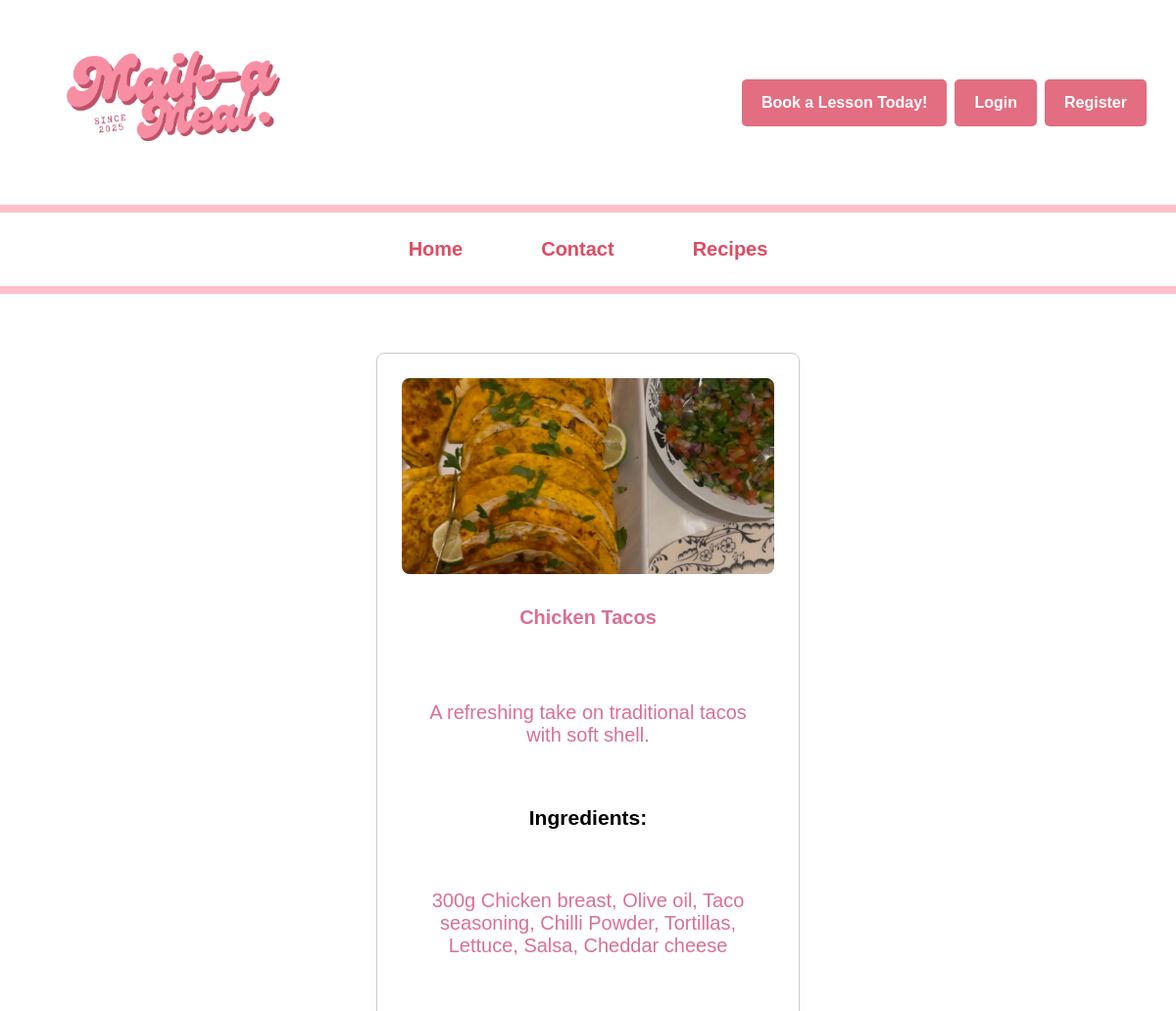
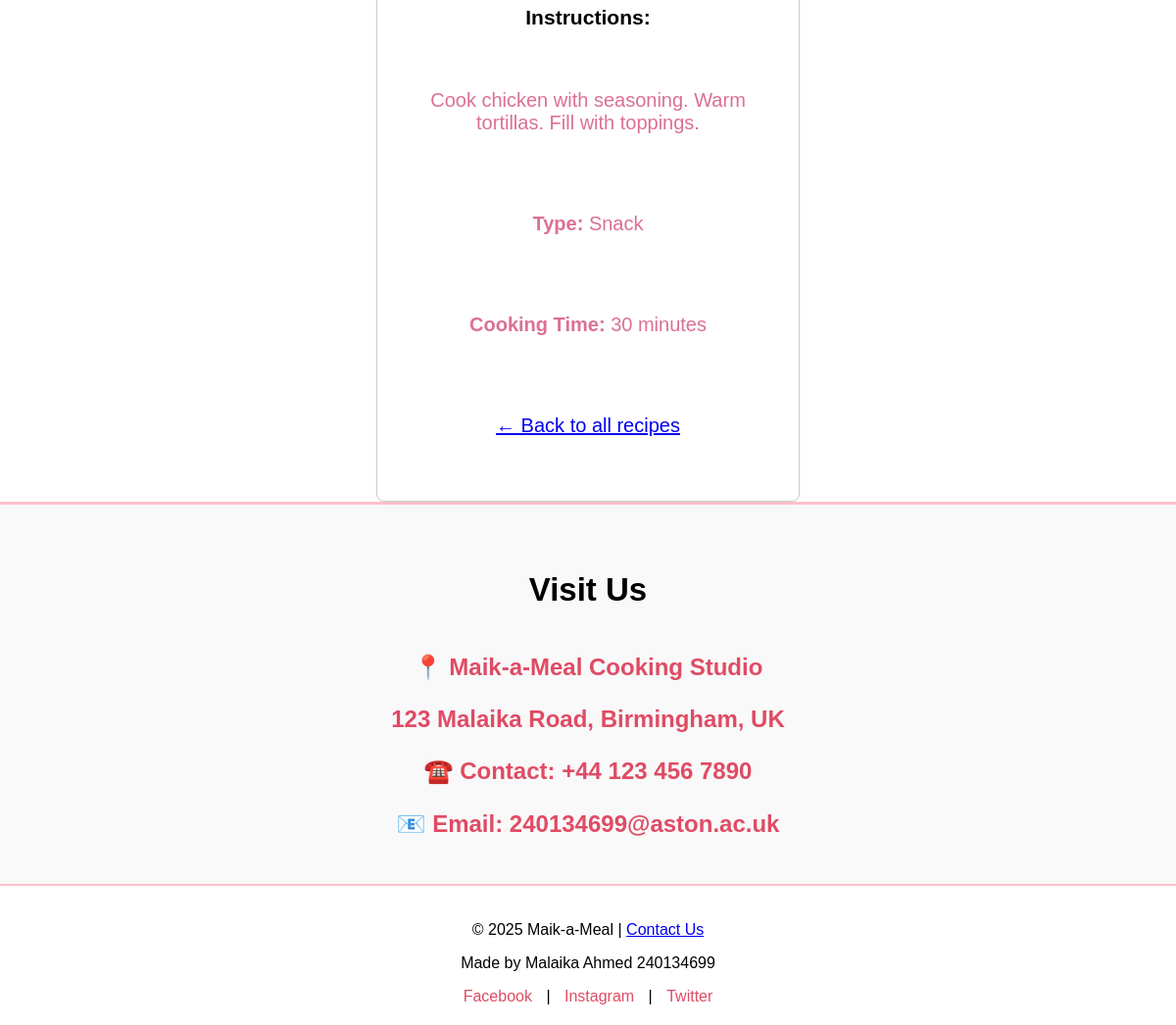
The app's page /recipe.php?id=8 with its own data (2 pictures, top to bottom).
### tables this page shows
CREATE TABLE `recipes` (
  `rid` int NOT NULL,
  `uid` int NOT NULL,
  `name` varchar(255) NOT NULL,
  `description` text,
  `type` varchar(50) DEFAULT NULL,
  `cookingtime` int DEFAULT NULL,
  `ingredients` text,
  `instructions` text,
  `image` varchar(255) DEFAULT NULL
);

### recipe.php (the view, shortened to what this page needs)
<?php
include 'connect.php';
$id = $_GET['id'];
$stmt = $pdo->prepare("SELECT * FROM recipes WHERE rid = ?");
$stmt->execute([$id]);
$recipe = $stmt->fetch();
?>
<!DOCTYPE html>
<html lang="en">
<head>
    <link rel="stylesheet" href="design.css">
</head>
<body>
<header id="main-header" class="header">
  <div class="header-top">
    <div class="logo">
      <img src="Maik--7.png" alt="M-a-M Logo">
    </div>
    <div class="top-right-space">
      <a href="contact.php" class="book-button">Book a Lesson Today!</a>
      <?php if (isset($_SESSION['user_id'])): ?>
        <span style="color: pink;">🧑‍🍳 <?= htmlspecialchars($_SESSION['username']) ?></span>
        <a href="logout.php" class="login-button">Logout</a>
        <a href="userhome.php" class="nav-button">🍽 My Recipes</a>
      <?php else: ?>
        <a href="login.php" class="login-button">Login</a>
        <a href="register.php" class="register-button">Register</a>
      <?php endif; ?>
    </div>
  </div>
  <nav class="main-nav">
    <ul>
      <li><a href="index.php">Home</a></li>
      <li><a href="contact.php">Contact</a></li>
      <li><a href="recipes.php">Recipes</a></li>
    </ul>
  </nav>
</header>
<main>
    <div class="recipe-box">
        <img src="<?= htmlspecialchars($recipe['image']) ?>" alt="Image of <?= htmlspecialchars($recipe['name']) ?>">
        <h1><?= htmlspecialchars($recipe['name']) ?></h1>
        <p><?= htmlspecialchars($recipe['description']) ?></p>
        <h3>Ingredients:</h3>
        <p><?= nl2br(htmlspecialchars($recipe['ingredients'])) ?></p>
        <h3>Instructions:</h3>
        <p><?= nl2br(htmlspecialchars($recipe['instructions'])) ?></p>
        <p><strong>Type:</strong> <?= htmlspecialchars($recipe['type']) ?></p>
        <p><strong>Cooking Time:</strong> <?= htmlspecialchars($recipe['cookingtime']) ?> minutes</p>
        <p><a href="recipes.php" class="back-link">← Back to all recipes</a></p>
    </div>
</main>
<section class="contact-info">
    <h2>Visit Us</h2>
    <p>📍 Maik-a-Meal Cooking Studio</p>
    <p>123 Malaika Road, Birmingham, UK</p>
    <p>☎️ Contact: <a href="tel:+441234567890">+44 123 456 7890</a></p>
    <p>📧 Email: <a href="mailto:240134699@aston.ac.uk">240134699@aston.ac.uk</a></p>
</section>
<footer>
    <p>&copy; 2025 Maik-a-Meal | <a href="mailto:240134699@aston.ac.uk">Contact Us</a></p>
    <p>Made by Malaika Ahmed 240134699</p>
    <div class="social-links">
        <a href="https://facebook.com" target="_blank">Facebook</a> |
        <a href="https://instagram.com" target="_blank">Instagram</a> |
        <a href="https://twitter.com" target="_blank">Twitter</a>
    </div>
</footer>
</body>
</html>

### design.css (style rules this page uses)
body, html { background-color: white; margin: 0; font-family: Arial, Helvetica, sans-serif; }
#main-header { background-color: white; border-bottom: 4px solid pink; position: fixed; top: 0; left: 0; width: 100%; z-index: 1000; }
.header-top { display: flex; justify-content: space-between; align-items: center; padding: 15px 30px; }
.logo img { height: 175px; }
.top-right-space { margin-left: auto; }
.book-button { background-color: rgb(227, 109, 129); color: white; padding: 15px 20px; text-decoration: none; font-weight: bold; border-radius: 5px; border: none; cursor: pointer; }
.main-nav { display: flex; justify-content: center; align-items: center; border-top: 8px solid pink; border-bottom: 4px solid pink; padding: 10px 0; width: 100%; }
.main-nav ul { list-style: none; display: flex; gap: 50px; padding: 0px; }
.main-nav li { display: inline; }
.main-nav a { text-decoration: none; font-size: 20px; font-weight: bold; color: rgb(224, 75, 100); padding: 10px 15px; }
body { padding-top: 150px; }
main h1, main p { font-size: 20px; color:palevioletred; text-align: center; padding: 20px; }
main { padding-top: 180px; }
.recipe-box { width: 330px; border: 1px solid #ccc; padding: 20px; border-radius: 8px; text-align: center; background-color: white; box-shadow: 0px 4px 6px rgba(0, 0, 0, 0.1); transition: transform 0.3s; display: flex; flex-direction: column; align-items: center; justify-content: space-between; }
.recipe-box img { width: 100%; height: 200px; max-height: 200px; min-height: 200px; object-fit: cover; display: block; border-radius: 8px; }
.recipe-box:first-child { margin-top: 30px; }
main { display: flex; justify-content: center; align-items: center; flex-direction: column; width: 100%; }
.recipe-box { width: 380px; border: 1px solid #ccc; padding: 25px; border-radius: 8px; text-align: center; background-color: white; box-shadow: 0px 4px 6px rgba(255,182, 193, 0.1); font-size: 18px; }
.recipe-box img { width: 100%; height: 200px; min-height: 200px; max-height: 200px; object-fit: cover; display: block; border-radius: 8px; }
.contact-info { text-align: center; padding: 30px; background: #f9f9f9; border-top: 3px solid pink; font-size: 22px; font-weight: bold; line-height: 1.8; }
.contact-info p { font-size: 36px; color: rgb(224, 75, 100); margin-bottom: 15px; }
.contact-info p { font-size: 24px; margin: 10px 0; }
.contact-info a { color: rgb(224, 75, 100); text-decoration: none; }
footer { text-align: center; padding: 20px; background: white; border-top: 2px solid pink; }
.social-links a { color: rgb(224, 75, 100); text-decoration: none; margin: 0 10px; }
.login-button { background-color: rgb(227, 109, 129); color: white; padding: 15px 20px; text-decoration: none; font-weight: bold; border-radius: 5px; border: none; cursor: pointer; }
.register-button { background-color: rgb(227, 109, 129); color: white; padding: 15px 20px; text-decoration: none; font-weight: bold; border-radius: 5px; border: none; cursor: pointer; }
.header-top { display: flex; flex-wrap: wrap; align-items: center; justify-content: space-between; gap: 0.5rem; }
.top-right-space { display: flex; flex-wrap: wrap; align-items: center; justify-content: flex-end; gap: 0.5rem; }

### records on screen
recipes: image (picture), name "Chicken Tacos", description "A refreshing take on traditional tacos with soft shell.", ingredients "300g Chicken breast, Olive oil, Taco seasoning, Chilli Powder, Tortillas, Lettuce, Salsa, Cheddar cheese", instructions "Cook chicken with seasoning. Warm tortillas. Fill with toppings.", type "Snack", cookingtime "30"
